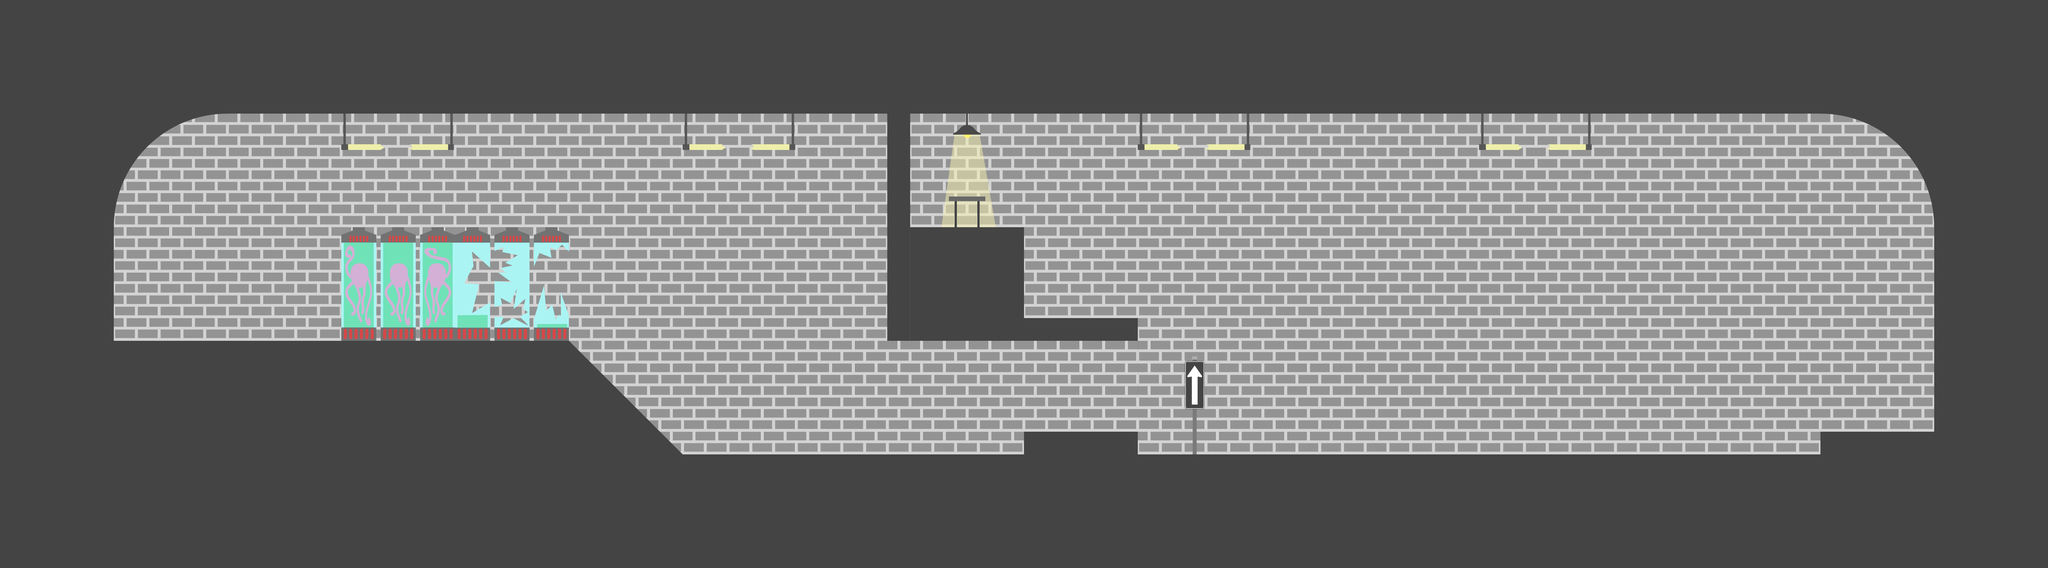

The image is a tile-based game level rendered from a .tmx file. Its description and source (layers, tilesets, objects; grid data summarised) follow:
An orthogonal 18x5 tile map with 300x300 px tiles, 2 tile layers (Fond, Solide), 3 tilesets and 21 objects (2x file, Start, Item, endLevelLift, Caisse, ...).

<map version="1.2" tiledversion="1.3.5" orientation="orthogonal" renderorder="right-down" compressionlevel="0" width="18" height="5" tilewidth="300" tileheight="300" infinite="0" nextlayerid="6" nextobjectid="48">
 <tileset firstgid="1" name="Tiles_x3" tilewidth="300" tileheight="300" tilecount="39" columns="13">
  <image source="Tiles_x3.png" width="3900" height="900" />
 </tileset>
 <tileset firstgid="40" name="Tiles_x3_spikes" tilewidth="300" tileheight="300" tilecount="6" columns="2">
  <image source="Tiles_x3_spikes.png" width="600" height="900" />
 </tileset>
 <tileset firstgid="46" name="TilesFleches" tilewidth="300" tileheight="300" tilecount="9" columns="3">
  <image source="TilesFleches.png" width="900" height="900" />
 </tileset>
 <layer id="1" name="Fond" width="18" height="5">
  <data>[90 cells, 90 non-empty, 7 distinct tile ids]</data>
 </layer>
 <layer id="2" name="Solide" width="18" height="5">
  <data>[90 cells, 55 non-empty, 6 distinct tile ids]</data>
 </layer>
 <objectgroup id="4" name="CollisionRectangles">
  <object id="19" x="0" y="0" width="5400" height="300" />
  <object id="20" x="0" y="1200" width="5400" height="300" />
  <object id="22" x="0" y="300" width="300" height="900" />
  <object id="23" x="2340.67" y="300" width="59.3333" height="600" />
  <object id="24" x="2400" y="600" width="300" height="300" />
  <object id="25" x="2700" y="840" width="300" height="60" />
  <object id="30" x="5100" y="300" width="300" height="840" />
  <object id="31" x="4800" y="1140" width="600" height="60" />
  <object id="37" x="2700" y="1140" width="300" height="60" />
  <object id="40" x="300" y="900" width="300" height="300" />
  <object id="43" x="5100" y="600" rotation="180">
   <polygon points="0,300 300,300 210.667,285.333 109.333,234.667 36,150.667 16,101.333 0,0" />
  </object>
 </objectgroup>
 <objectgroup id="5" name="CollisionPolygons">
  <object id="32" x="600" y="900">
   <polygon points="0,0 900,0 1200,300 0,300" />
  </object>
  <object id="42" x="300" y="300">
   <polygon points="0,0 300,0 210.667,14.6667 109.333,65.3333 36,149.333 16,198.667 0,300" />
  </object>
 </objectgroup>
 <objectgroup id="3" name="Objets">
  <object id="1" name="Start" x="462.121" y="534" width="313" height="366" />
  <object id="6" name="uranium" type="Item" x="2500" y="421.5" width="87" height="87">
   <ellipse />
  </object>
  <object id="7" name="endLevelLift" x="4356" y="834" width="315" height="366" />
  <object id="13" x="4671" y="384" width="3">
   <ellipse />
  </object>
  <object id="17" name="Caisse" type="Caisse" x="3732.48" y="1004.97" width="180" height="180" />
  <object id="39" name="alien" type="alien" x="2715.14" y="650" width="280" height="180">
   <properties>
    <property name="moveX" value="120" />
   </properties>
  </object>
  <object id="46" name="file" x="3820" y="704">
   <point />
  </object>
  <object id="47" name="file" x="2236" y="1072">
   <point />
  </object>
 </objectgroup>
</map>
